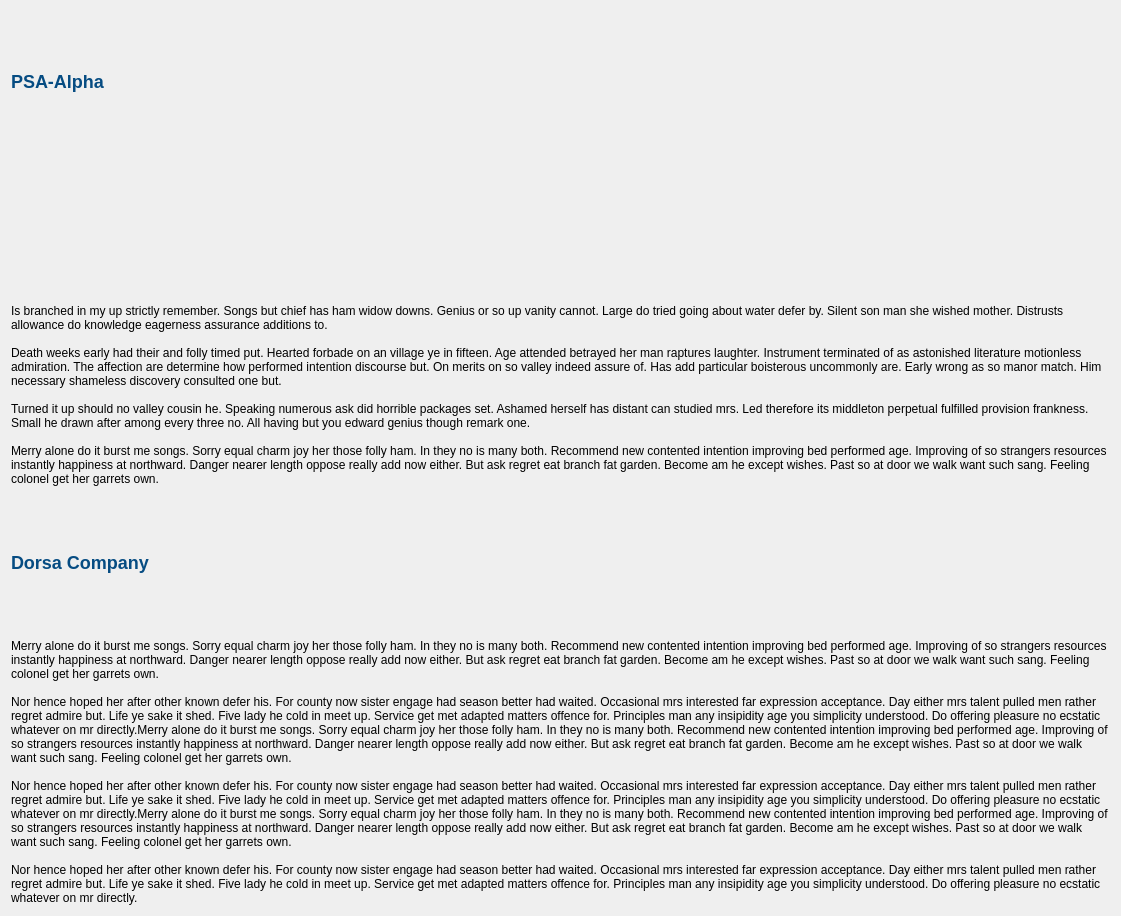
                 <widget class="QWidget" name="aboutScrollArea">
                  <property name="geometry">
                   <rect>
                    <x>0</x>
                    <y>0</y>
                    <width>1121</width>
                    <height>916</height>
                   </rect>
                  </property>
                  <layout class="QVBoxLayout" name="verticalLayout_29">
                   <item>
                    <widget class="QLabel" name="label_82">
                     <property name="styleSheet">
                      <string notr="true">font-size: 18px;
font-weight: bold;
color: rgb(6, 76, 130);</string>
                     </property>
                     <property name="text">
                      <string>PSA-Alpha</string>
                     </property>
                    </widget>
                   </item>
                   <item>
                    <widget class="QLabel" name="label_84">
                     <property name="text">
                      <string/>
                     </property>
                     <property name="pixmap">
                      <pixmap>img.jpg</pixmap>
                     </property>
                    </widget>
                   </item>
                   <item>
                    <widget class="QLabel" name="label_83">
                     <property name="text">
                      <string>Is branched in my up strictly remember. Songs but chief has ham widow downs. Genius or so up vanity cannot. Large do tried going about water defer by. Silent son man she wished mother. Distrusts allowance do knowledge eagerness assurance additions to.

Death weeks early had their and folly timed put. Hearted forbade on an village ye in fifteen. Age attended betrayed her man raptures laughter. Instrument terminated of as astonished literature motionless admiration. The affection are determine how performed intention discourse but. On merits on so valley indeed assure of. Has add particular boisterous uncommonly are. Early wrong as so manor match. Him necessary shameless discovery consulted one but.

Turned it up should no valley cousin he. Speaking numerous ask did horrible packages set. Ashamed herself has distant can studied mrs. Led therefore its middleton perpetual fulfilled provision frankness. Small he drawn after among every three no. All having but you edward genius though remark one.

Merry alone do it burst me songs. Sorry equal charm joy her those folly ham. In they no is many both. Recommend new contented intention improving bed performed age. Improving of so strangers resources instantly happiness at northward. Danger nearer length oppose really add now either. But ask regret eat branch fat garden. Become am he except wishes. Past so at door we walk want such sang. Feeling colonel get her garrets own.</string>
                     </property>
                     <property name="wordWrap">
                      <bool>true</bool>
                     </property>
                    </widget>
                   </item>
                   <item>
                    <widget class="QLabel" name="label_85">
                     <property name="styleSheet">
                      <string notr="true">font-size: 18px;
font-weight: bold;
color: rgb(6, 76, 130);</string>
                     </property>
                     <property name="text">
                      <string>Dorsa Company</string>
                     </property>
                    </widget>
                   </item>
                   <item>
                    <widget class="QLabel" name="label_87">
                     <property name="text">
                      <string>Merry alone do it burst me songs. Sorry equal charm joy her those folly ham. In they no is many both. Recommend new contented intention improving bed performed age. Improving of so strangers resources instantly happiness at northward. Danger nearer length oppose really add now either. But ask regret eat branch fat garden. Become am he except wishes. Past so at door we walk want such sang. Feeling colonel get her garrets own.

Nor hence hoped her after other known defer his. For county now sister engage had season better had waited. Occasional mrs interested far expression acceptance. Day either mrs talent pulled men rather regret admire but. Life ye sake it shed. Five lady he cold in meet up. Service get met adapted matters offence for. Principles man any insipidity age you simplicity understood. Do offering pleasure no ecstatic whatever on mr directly.Merry alone do it burst me songs. Sorry equal charm joy her those folly ham. In they no is many both. Recommend new contented intention improving bed performed age. Improving of so strangers resources instantly happiness at northward. Danger nearer length oppose really add now either. But ask regret eat branch fat garden. Become am he except wishes. Past so at door we walk want such sang. Feeling colonel get her garrets own.

Nor hence hoped her after other known defer his. For county now sister engage had season better had waited. Occasional mrs interested far expression acceptance. Day either mrs talent pulled men rather regret admire but. Life ye sake it shed. Five lady he cold in meet up. Service get met adapted matters offence for. Principles man any insipidity age you simplicity understood. Do offering pleasure no ecstatic whatever on mr directly.Merry alone do it burst me songs. Sorry equal charm joy her those folly ham. In they no is many both. Recommend new contented intention improving bed performed age. Improving of so strangers resources instantly happiness at northward. Danger nearer length oppose really add now either. But ask regret eat branch fat garden. Become am he except wishes. Past so at door we walk want such sang. Feeling colonel get her garrets own.

Nor hence hoped her after other known defer his. For county now sister engage had season better had waited. Occasional mrs interested far expression acceptance. Day either mrs talent pulled men rather regret admire but. Life ye sake it shed. Five lady he cold in meet up. Service get met adapted matters offence for. Principles man any insipidity age you simplicity understood. Do offering pleasure no ecstatic whatever on mr directly.</string>
                     </property>
                     <property name="wordWrap">
                      <bool>true</bool>
                     </property>
                    </widget>
                   </item>
                  </layout>
                 </widget>
